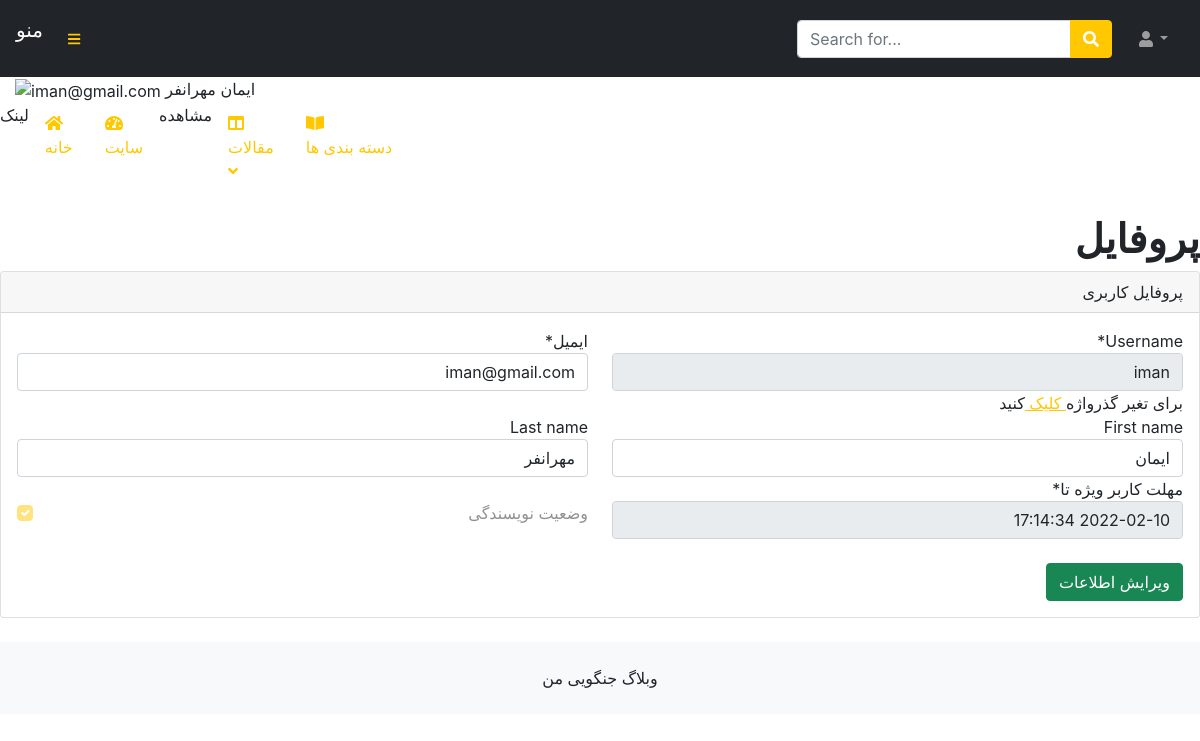
/account/profile/ (signed in), run on the app's committed database.
### account/models.py (models this page shows)
class User(AbstractUser):
    email = models.EmailField(unique=True, verbose_name="ایمیل")
    is_author = models.BooleanField(default=False, verbose_name="وضعیت نویسندگی")
    special_user = models.DateTimeField(default=timezone.now, verbose_name="مهلت کاربر ویژه تا")
    def is_special_user(self):
        if self.special_user > timezone.now():
            return True
        else:
            return False
    is_special_user.boolean = True
    is_special_user.short_description = "وضعیت کاربر ویژه"

### account/views.py (the view)
# urls.py: path('profile/', Profile.as_view(), name='profile'), # مشخصات حساب
class Profile(LoginRequiredMixin, UpdateView): # چک کردن ورود کاربر
    model = User
    template_name = 'registration/profile.html'
    form_class = ProfileForm
    success_url = reverse_lazy("account:profile")
    def get_object(self):
        return User.objects.get(pk = self.request.user.pk)
    def get_form_kwargs(self):
        kwargs = super(Profile, self).get_form_kwargs()
        kwargs.update({'user':self.request.user})
        return kwargs

### account/forms.py
class ProfileForm(forms.ModelForm):
    def __init__(self, *args, **kwargs):
        user = kwargs.pop('user')
        super(ProfileForm, self).__init__(*args, **kwargs)
        self.fields['username'].help_text = None
        if not user.is_superuser:
            self.fields['username'].disabled = True
            self.fields['special_user'].disabled = True
            self.fields['is_author'].disabled = True
    class Meta:
        model = User
        fields = ['username', 'email', 'first_name', 'last_name', 'special_user', 'is_author']

### pages/templatetags/base_tags.py (called while the page is built)
@register.inclusion_tag("registration/partials/link.html")
def link(request, link_name, content, classes_a, classes_i):
    return {
        "request": request,
        "link_name": link_name,
        "link": f"account:{link_name}",
        "content": content,
        "classes_a": classes_a,
        "classes_i": classes_i,
    }

### account/templates/registration/profile.html (shortened to what this page needs)
{% extends 'registration/base.html' %}
{% load crispy_forms_tags %}
{% block content_title %}پروفایل{% endblock content_title %}
{% block main %}
    <div class="col-xl-12">
        <div class="card mb-12">
            <div class="card-header">
                پروفایل کاربری
            </div>
            <div class="card-body">
                <form method="post" enctype="multipart/form-data">{% csrf_token %}
                    <div class="row">
                        <div class="col-6">
                            {{form.username|as_crispy_field}}
                        </div>
                        <div class="col-6">
                            {{form.email|as_crispy_field}}
                        </div>
                        <div class="col-12">
                            <span>برای تغیر گذرواژه<a href="{% url 'password_change' %}"> کلیک </a>کنید</span>
                        </div>
                        <div class="col-6">
                            {{form.first_name|as_crispy_field}}
                        </div>
                        <div class="col-6">
                            {{form.last_name|as_crispy_field}}
                        </div>
                        <div class="col-6">
                            {{form.special_user|as_crispy_field}}
                        </div>
                        <div class="col-6">
                            <br>
                            {{form.is_author|as_crispy_field}}
                        </div>
                    </div>
                    <br>
                    <button class="btn btn-success">ویرایش اطلاعات</button>
                </form>
            </div>
        </div>
    </div>
{% endblock main %}

### account/templates/registration/sidebar.html (shortened to what this page needs)
{% load static %}
{% load base_tags %}
{% load gravatar %}
<nav class="sb-topnav navbar navbar-expand navbar-dark bg-dark">
    <p class="navbar-brand ps-3">منو</p>
    <button class="btn btn-link btn-sm order-1 order-lg-0 me-4 me-lg-0" id="sidebarToggle" href="#!">
        <i class="fas fa-bars"></i>
    </button>
    <form class="d-none d-md-inline-block form-inline ms-auto me-0 me-md-3 my-2 my-md-0">
        <div class="input-group">
            <input class="form-control" type="text" placeholder="Search for..." aria-label="Search for..." aria-describedby="btnNavbarSearch" />
            <button class="btn btn-primary" id="btnNavbarSearch" type="button"><i class="fas fa-search"></i></button>
        </div>
    </form>
    <ul class="navbar-nav ms-auto ms-md-0 me-3 me-lg-4">
        <li class="nav-item dropdown">
            <a class="nav-link dropdown-toggle" id="navbarDropdown" href="#" role="button" data-bs-toggle="dropdown" aria-expanded="false"><i class="fas fa-user fa-fw"></i></a>
        </li>
    </ul>
</nav>
<div id="layoutSidenav_nav">
    <nav class="sb-sidenav accordion sb-sidenav-dark" id="sidenavAccordion">
        <div class="info" style="margin-left: 4mm;">
            <img src="{% gravatar_url user.email 20 %}" class="img-circle elevation-2" alt="{{user.email}}">
            {% if user.get_full_name %}
                {{user.get_full_name}}
            {% else %}
                {{user.username}}
            {% endif %}
        </div>
        <div class="sb-sidenav-menu">
            <div class="nav">
                <div class="sb-sidenav-menu-heading">لینک</div>
                {% if user.is_superuser or user.is_author %}
                    <a class="nav-link" href="{% url 'account:home' %}">
                        <div class="sb-nav-link-icon"><i class="fa fa-home"></i></div>
                        خانه
                    </a>
                {% endif %}
                <a class="nav-link" href="{% url 'pages:homePosts' %}">
                    <div class="sb-nav-link-icon"><i class="fas fa-tachometer-alt"></i></div>
                    سایت
                </a>
                {% if user.is_superuser or user.is_author %}
                    <div class="sb-sidenav-menu-heading">مشاهده</div>
                    <a class="nav-link collapsed" href="#" data-bs-toggle="collapse" data-bs-target="#collapseLayouts" aria-expanded="false" aria-controls="collapseLayouts">
                        <div class="sb-nav-link-icon"><i class="fas fa-columns"></i></div>
                        مقالات
                        <div class="sb-sidenav-collapse-arrow"><i class="fas fa-angle-down"></i></div>
                    </a>
                    <a href="{% url 'account:home' %}" class="nav-link">
                        <div class="sb-nav-link-icon"><i class="fas fa-book-open"></i></div>
                        دسته بندی ها
                    </a>
                {% endif %}
            </div>
        </div>
    </nav>
</div>

### data on the page
User: get_full_name "ایمان مهرانفر", username "iman", email "iman@gmail.com", first_name "ایمان", last_name "مهرانفر", special_user "2022-02-10 17:14:34", is_author "☑"
